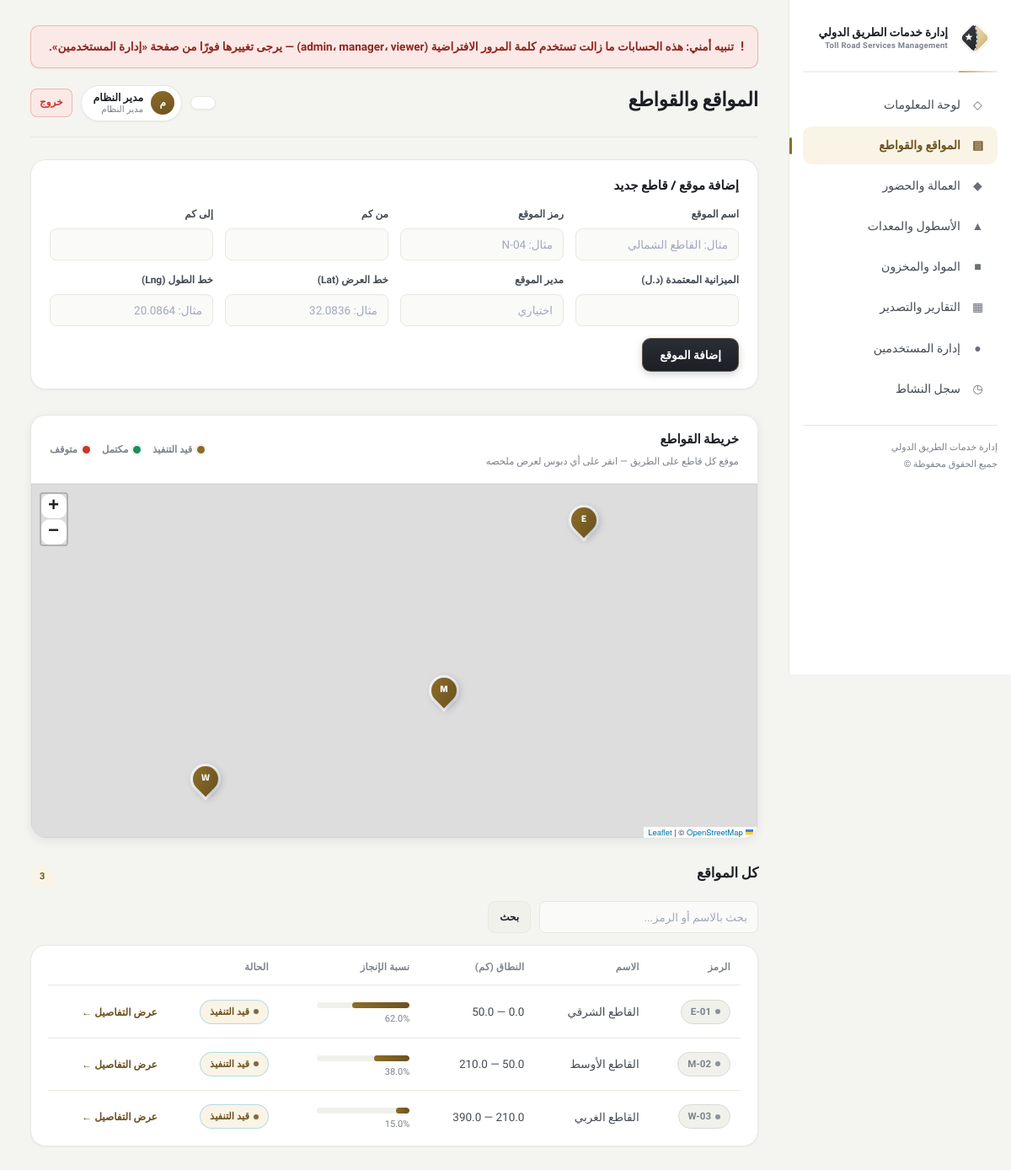
The app's page /sites (signed in) with its own data.
### tables this page shows
CREATE TABLE sites (
    id              INTEGER PRIMARY KEY AUTOINCREMENT,
    name            TEXT NOT NULL,
    code            TEXT NOT NULL UNIQUE,
    km_from         REAL,
    km_to           REAL,
    progress_pct    REAL DEFAULT 0,      -- نسبة الإنجاز الفعلي
    budget          REAL DEFAULT 0,      -- الميزانية المعتمدة
    spent           REAL DEFAULT 0,      -- المصروف الفعلي
    manager_name    TEXT,                -- مدير الموقع المسؤول
    latitude        REAL,                -- إحداثيات الموقع (لخريطة الموقع)
    longitude       REAL,
    status          TEXT NOT NULL DEFAULT 'قيد التنفيذ',  -- قيد التنفيذ | متوقف | مكتمل
    created_at      TEXT DEFAULT (datetime('now'))
);

### app.py (the view, shortened to what this page needs)
@app.route("/sites", methods=["GET", "POST"])
@login_required
def sites():
    db = get_db()
    q = request.args.get("q", "").strip()
    if q:
        all_sites = db.execute(
            "SELECT * FROM sites WHERE name LIKE ? OR code LIKE ? ORDER BY km_from",
            (f"%{q}%", f"%{q}%"),
        ).fetchall()
    else:
        all_sites = db.execute("SELECT * FROM sites ORDER BY km_from").fetchall()
    db.close()
    sites_geo = [
        {
            "id": s["id"],
            "name": s["name"],
            "code": s["code"],
            "status": s["status"],
            "progress_pct": s["progress_pct"],
            "latitude": s["latitude"],
            "longitude": s["longitude"],
            "url": url_for("site_detail", site_id=s["id"]),
        }
        for s in all_sites if s["latitude"] is not None and s["longitude"] is not None
    ]
    return render_template("sites.html", sites=all_sites, sites_geo=sites_geo, q=q)

### app.py (called while the page is built, shortened)
def ensure_db():
    ok = False
    if os.path.exists(DB_PATH) and os.path.getsize(DB_PATH) > 0:
        try:
            db = get_db()
            ok = db.execute(
                "SELECT 1 FROM sqlite_master WHERE type='table' AND name='users'"
            ).fetchone() is not None
            db.close()
        except Exception:
            ok = False
    if not ok:
        init_db(seed=True)

def _check_default_passwords():
    global _default_pw_checked
    if _default_pw_checked:
        return

def _client_ip():
    if BEHIND_PROXY:
        fwd = request.headers.get("X-Forwarded-For", "")
        if fwd:
            return fwd.split(",")[0].strip()
    return request.remote_addr or "unknown"

def csrf_token():
    token = session.get("csrf_token")
    if not token:
        token = secrets.token_urlsafe(32)
        session["csrf_token"] = token
    return token

def _verify_csrf():
    if request.method != "POST":
        return None

@app.before_request
def _before():
    ensure_db()
    _check_default_passwords()
    if session.get("user_id") and not session.permanent:
        session.permanent = True
    denied = _verify_csrf()
    if denied is not None:
        return denied

def login_required(view):
    @wraps(view)
    def wrapped(*args, **kwargs):
        if not session.get("user_id"):
            flash("يجب تسجيل الدخول أولاً", "error")
            return redirect(url_for("login", next=request.path))
        return view(*args, **kwargs)
    return wrapped

@app.context_processor
def inject_user():
    return {
        "current_user": {
            "id": session.get("user_id"),
            "username": session.get("username"),
            "full_name": session.get("full_name"),
            "role": session.get("role"),
            "role_label": ROLE_LABELS.get(session.get("role"), ""),
        },
        "current_user_id": session.get("user_id"),
        "can_edit": session.get("role") in ("admin", "manager"),
        "is_admin": session.get("role") == "admin",
        "csrf_token": csrf_token,
        "app_name": APP_NAME_AR,
        "app_name_en": APP_NAME_EN,
        "show_demo_accounts": (
            SHOW_DEMO_ACCOUNTS if _DEMO_FLAG_SET else bool(DEFAULT_PASSWORD_USERS)
        ),
        "default_password_users": DEFAULT_PASSWORD_USERS,
    }

### database.py (called while the page is built)
def get_db():
    conn = sqlite3.connect(DB_PATH, timeout=10)
    conn.row_factory = sqlite3.Row
    conn.execute("PRAGMA foreign_keys = ON")
    conn.execute("PRAGMA busy_timeout = 5000")
    return conn

### templates/sites.html (shortened to what this page needs)
{% extends "base.html" %}
{% block page_title %}المواقع والقواطع{% endblock %}
{% block head %}
<link rel="stylesheet" href="{{ url_for('static', filename='vendor/leaflet.min.css') }}">
{% endblock %}
{% block content %}
{% if can_edit %}
<div class="section card">
    <h2 class="card-title">إضافة موقع / قاطع جديد</h2>
    <form method="post" class="form-inline">
        <div class="field"><label>اسم الموقع</label><input name="name" required placeholder="مثال: القاطع الشمالي"></div>
        <div class="field"><label>رمز الموقع</label><input name="code" required placeholder="مثال: N-04"></div>
        <div class="field"><label>من كم</label><input name="km_from" type="number" step="0.1"></div>
        <div class="field"><label>إلى كم</label><input name="km_to" type="number" step="0.1"></div>
        <div class="field"><label>الميزانية المعتمدة (د.ل)</label><input name="budget" type="number" step="1000"></div>
        <div class="field"><label>مدير الموقع</label><input name="manager_name" placeholder="اختياري"></div>
        <div class="field"><label>خط العرض (Lat)</label><input name="latitude" type="number" step="0.0001" placeholder="مثال: 32.0836"></div>
        <div class="field"><label>خط الطول (Lng)</label><input name="longitude" type="number" step="0.0001" placeholder="مثال: 20.0864"></div>
        <button class="btn" type="submit">إضافة الموقع</button>
    </form>
</div>
{% endif %}
<div class="section map-card">
    <div class="map-card-head">
        <div>
            <h2>خريطة القواطع</h2>
            <div class="muted" style="font-size:11.5px; margin-top:3px;">موقع كل قاطع على الطريق — انقر على أي دبوس لعرض ملخصه</div>
        </div>
        <div class="map-legend">
            <span><i class="dot-blue"></i> قيد التنفيذ</span>
            <span><i class="dot-green"></i> مكتمل</span>
            <span><i class="dot-red"></i> متوقف</span>
        </div>
    </div>
    <div class="map-frame" id="sitesOverviewMap">
    </div>
</div>
<div class="section">
    <div class="section-head"><h2>كل المواقع</h2><span class="count-pill">{{ sites|length }}</span></div>
    <form class="search-bar" method="get">
        <input type="text" name="q" value="{{ q }}" placeholder="بحث بالاسم أو الرمز...">
        <button class="btn btn-ghost btn-small" type="submit">بحث</button>
    </form>
    <div class="table-wrap"><div class="card-pad">
    {% if sites %}
    <table>
        <thead><tr><th>الرمز</th><th>الاسم</th><th>النطاق (كم)</th><th>نسبة الإنجاز</th><th>الحالة</th><th></th></tr></thead>
        <tbody>
        {% for s in sites %}
            <tr>
                <td data-label="الرمز"><span class="badge badge-gray">{{ s.code }}</span></td>
                <td data-label="الاسم">{{ s.name }}</td>
                <td data-label="النطاق (كم)">{{ s.km_from if s.km_from is not none else '—' }} — {{ s.km_to if s.km_to is not none else '—' }}</td>
                <td data-label="نسبة الإنجاز">
                    <div class="progress-bar" style="width:110px;"><span style="width:{{ s.progress_pct }}%;"></span></div>
                    <span class="muted" style="font-size:11px;">{{ s.progress_pct }}%</span>
                </td>
                <td data-label="الحالة">
                    {% if s.status == 'مكتمل' %}<span class="badge badge-green">مكتمل</span>
                    {% elif s.status == 'متوقف' %}<span class="badge badge-red">متوقف</span>
                    {% else %}<span class="badge badge-blue">قيد التنفيذ</span>{% endif %}
                </td>
                <td data-label=""><a class="link-btn" href="{{ url_for('site_detail', site_id=s.id) }}">عرض التفاصيل ←</a></td>
            </tr>
        {% endfor %}
        </tbody>
    </table>
    {% else %}
        <div class="empty">لا توجد مواقع مطابقة.</div>
    {% endif %}
    </div></div>
</div>
{% endblock %}

### records on screen
sites: code "E-01", name "القاطع الشرقي", km_to "50.0", progress_pct "62.0", status "قيد التنفيذ"
sites: code "M-02", name "القاطع الأوسط", km_to "210.0", progress_pct "38.0", status "قيد التنفيذ"
sites: code "W-03", name "القاطع الغربي", km_to "390.0", progress_pct "15.0", status "قيد التنفيذ"

### other values on screen
{{ default_password_users|join('، ') }} "admin، manager، viewer"
{{ current_user.full_name[0] if current_user.full_name else '؟' }} "م"
{{ current_user.full_name }} "مدير النظام"
{{ current_user.role_label }} "مدير النظام"
{{ sites|length }} "3"
